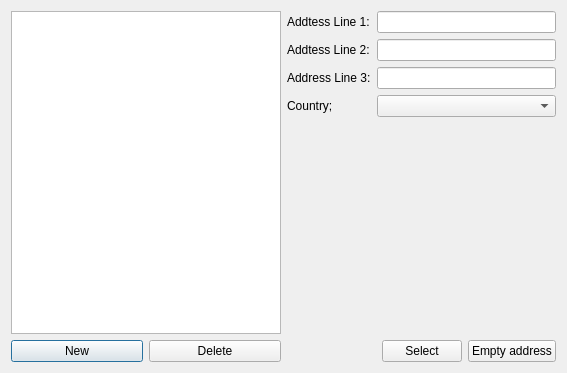
<?xml version="1.0" encoding="UTF-8"?>
<ui version="4.0">
 <class>AddressDialog</class>
 <widget class="QDialog" name="AddressDialog">
  <property name="geometry">
   <rect>
	<x>0</x>
	<y>0</y>
	<width>567</width>
	<height>373</height>
   </rect>
  </property>
  <property name="windowTitle">
   <string>Choose Address</string>
  </property>
  <layout class="QVBoxLayout" name="verticalLayout">
   <item>
	<layout class="QHBoxLayout" name="horizontalLayout">
	 <property name="leftMargin">
	  <number>0</number>
	 </property>
	 <property name="rightMargin">
	  <number>0</number>
	 </property>
	 <item>
	  <layout class="QVBoxLayout" name="verticalLayout_6">
	   <property name="leftMargin">
		<number>0</number>
	   </property>
	   <item>
		<widget class="QTableView" name="addressTable">
		 <property name="selectionMode">
		  <enum>QAbstractItemView::SingleSelection</enum>
		 </property>
		 <property name="selectionBehavior">
		  <enum>QAbstractItemView::SelectRows</enum>
		 </property>
		 <attribute name="verticalHeaderVisible">
		  <bool>false</bool>
		 </attribute>
		</widget>
	   </item>
	   <item>
		<layout class="QHBoxLayout" name="horizontalLayout_4">
		 <property name="topMargin">
		  <number>0</number>
		 </property>
		 <item>
		  <widget class="QPushButton" name="newButton">
		   <property name="text">
			<string>New</string>
		   </property>
		  </widget>
		 </item>
		 <item>
		  <widget class="QPushButton" name="deleteButton">
		   <property name="text">
			<string>Delete</string>
		   </property>
		  </widget>
		 </item>
		</layout>
	   </item>
	  </layout>
	 </item>
	 <item>
	  <layout class="QGridLayout" name="gridLayout">
	   <item row="1" column="0">
		<widget class="QLabel" name="label_2">
		 <property name="text">
		  <string>Addtess Line 2:</string>
		 </property>
		</widget>
	   </item>
	   <item row="0" column="0">
		<widget class="QLabel" name="label">
		 <property name="text">
		  <string>Addtess Line 1:</string>
		 </property>
		</widget>
	   </item>
	   <item row="2" column="1">
		<widget class="QLineEdit" name="line3Edit">
		 <property name="c" stdset="0">
		  <string>addressline3</string>
		 </property>
		</widget>
	   </item>
	   <item row="1" column="1">
		<widget class="QLineEdit" name="line2Edit">
		 <property name="c" stdset="0">
		  <string>addressline2</string>
		 </property>
		</widget>
	   </item>
	   <item row="3" column="1">
		<widget class="QComboBox" name="countryCombo">
		 <property name="c" stdset="0">
		  <string>countryid</string>
		 </property>
		</widget>
	   </item>
	   <item row="2" column="0">
		<widget class="QLabel" name="label_3">
		 <property name="text">
		  <string>Address Line 3:</string>
		 </property>
		</widget>
	   </item>
	   <item row="3" column="0">
		<widget class="QLabel" name="label_4">
		 <property name="text">
		  <string>Country;</string>
		 </property>
		</widget>
	   </item>
	   <item row="0" column="1">
		<widget class="QLineEdit" name="line1Edit">
		 <property name="c" stdset="0">
		  <string>addressline1</string>
		 </property>
		</widget>
	   </item>
	   <item row="4" column="1">
		<spacer name="verticalSpacer">
		 <property name="orientation">
		  <enum>Qt::Vertical</enum>
		 </property>
		 <property name="sizeHint" stdset="0">
		  <size>
		   <width>20</width>
		   <height>40</height>
		  </size>
		 </property>
		</spacer>
	   </item>
	   <item row="5" column="0" colspan="2">
		<layout class="QHBoxLayout" name="horizontalLayout_2">
		 <property name="topMargin">
		  <number>0</number>
		 </property>
		 <item>
		  <spacer name="horizontalSpacer">
		   <property name="orientation">
			<enum>Qt::Horizontal</enum>
		   </property>
		   <property name="sizeHint" stdset="0">
			<size>
			 <width>40</width>
			 <height>20</height>
			</size>
		   </property>
		  </spacer>
		 </item>
		 <item>
		  <widget class="QPushButton" name="selectButton">
		   <property name="text">
			<string>Select</string>
		   </property>
		  </widget>
		 </item>
		 <item>
		  <widget class="QPushButton" name="closeButtojn">
		   <property name="text">
			<string>Empty address</string>
		   </property>
		  </widget>
		 </item>
		</layout>
	   </item>
	  </layout>
	 </item>
	</layout>
   </item>
  </layout>
 </widget>
 <resources/>
 <connections/>
</ui>
